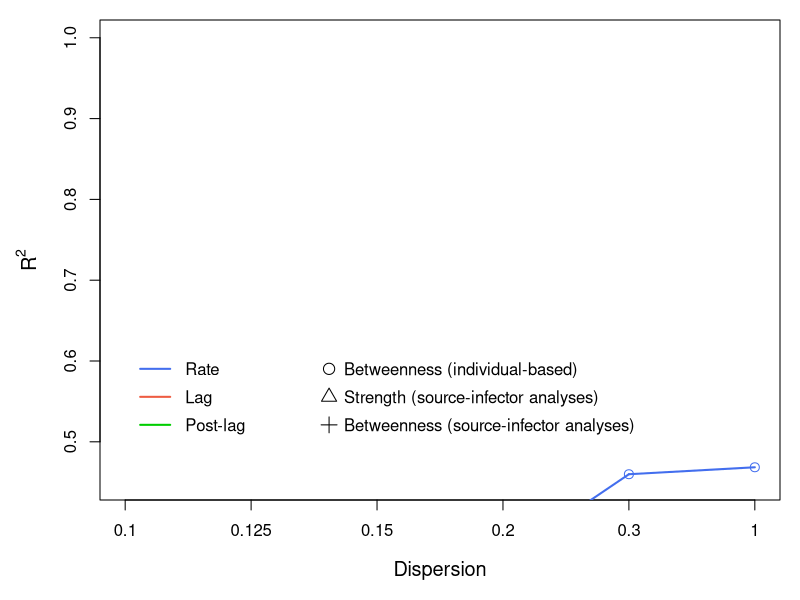

Generate this figure with R:
disp.names <- c("0.1", "0.125", "0.15", "0.2", "0.3", "1")

# network <- "expected"
network <- "observed"

col <- c("royalblue2", "tomato2", "green3")
lwd <- 2
if (network == "observed")
{
  ylim <- c(0.45, 1)        # y limits for graph - OBSERVED
} else if (network == "expected")
{
  ylim <- c(0, 0.6)         # y limits for graph - EXPECTED
}
y.intersp <- 1.4          # y spacing for legend
x.space <- 2.5            # x spacing for legend
point <- 1.5              # point size
label <- 1.2              # axis label size
leg.lab <- 1              # legend label size
axis <- 1                 # axis size

line <- function(y, col){
  for (i in 1:5){
    segments(i, y[i], i+1, y[i+1], col=col, lwd=lwd)
  }
}

if (network == "observed")
{
  # OBSERVED
  obs <- matrix(nrow=6, ncol=3)
  colnames(obs) <- c("Bet_r", "Bet_l", "Bet_p")
  rownames(obs) <- disp.names
  obs <- as.data.frame(obs)
  obs$Bet_r <- c(0.3293, 0.2838, 0.2509, 0.3545, 0.4599, 0.4685)
  obs$Bet_l <- c(0.07812, 0.05462, 0.0691, 0.1269, 0.1101, 0.1544)
  obs$Bet_p <- c(0.2743, 0.2734, 0.1613, 0.275, 0.3145, 0.2656)
  # OBSERVED - LEPER
  lep <- matrix(nrow=6, ncol=3)
  colnames(lep) <- c("Str_l", "Bet_r", "Bet_p")
  rownames(lep) <- disp.names
  lep <- as.data.frame(lep)
  lep$Bet_r <- c(0.016, 0.0328, 0.06016, 0.009354, 0.009404, 0.007343)
  lep$Str_l <- c(0.02884, 0.1029, 0.06085, 0.0469, 0.0541, 0.01961)
  lep$Bet_p <- c(0.01192, 0.0009899, 0.02723, 0.01358, 0.0135, 0.008741)
} else if  (network == "expected")
{
  exp <- matrix(nrow=6, ncol=6)
  colnames(exp) <- c("Eff_r", "Eff_l", "Eff_p", "Flo_r", "Flo_l", "Flo_p")
  rownames(exp) <- disp.names
  exp <- as.data.frame(exp)
  exp$Eff_r <- c(0.9963, 0.9963, 0.9965, 0.9975, 0.9978, 0.9976)
  exp$Eff_l <- c(0.9952, 0.9951, 0.9943, 0.9962, 0.9927, 0.976)
  exp$Eff_p <- c(0.9954, 0.9953, 0.9957, 0.9966, 0.9969, 0.9963)
  exp$Flo_r <- c(0.8167, 0.7974, 0.8215, 0.8844, 0.8515, 0.4733)
  exp$Flo_l <- c(0.8322, 0.8145, 0.8357, 0.8976, 0.8639, 0.4727)
  exp$Flo_p <- c(0.8124, 0.7927, 0.8173, 0.8805, 0.8471, 0.4706)
}



par(mar=c(5,5,1,1)) 
# Draw empty plot
plot(1, type="n",  xaxt="n",
     xlab="Dispersion", 
     ylab=expression(R^2), 
     xlim=c(1,6), 
     ylim=ylim, 
     cex.lab=label,
     cex.axis=axis)

# Change x-axis
axis(side = 1,
     at = 1:6,
     labels = disp.names,
     cex.axis = axis)


if (network == "expected")
{
  # ADD POINTS
  points(1:6, exp$Eff_r, col=col[1], pch=1, cex=point)
  points(1:6, exp$Eff_l, col=col[2], pch=1, cex=point)
  points(1:6, exp$Eff_p, col=col[3], pch=1, cex=point)
  points(1:6, exp$Flo_r, col=col[1], pch=2, cex=point)
  points(1:6, exp$Flo_l, col=col[2], pch=2, cex=point)
  points(1:6, exp$Flo_p, col=col[3], pch=2, cex=point)
  # ADD LINES
  line(exp$Eff_r, col[1])
  line(exp$Eff_l, col[2])
  line(exp$Eff_p, col[3])
  line(exp$Flo_r, col[1])
  line(exp$Flo_l, col[2])
  line(exp$Flo_p, col[3])
  # LEGEND
  legend(x.space, 0.6, 
       c("Efficiency", "Flow-betweenness"),
       bty="n",
       pch=c(1,2),
       cex=leg.lab,
       pt.cex = point,
       y.intersp=y.intersp)
} else if (network == "observed")
{
  # ADD POINTS
  points(1:6, obs$Bet_r, col=col[1], pch=1, cex=1.2)
  points(1:6, obs$Bet_l, col=col[2], pch=1, cex=1.2)
  points(1:6, obs$Bet_p, col=col[3], pch=1, cex=1.2)
  points(1:6, lep$Bet_r, col=col[1], pch=3, cex=1.2)
  points(1:6, lep$Str_l, col=col[2], pch=2, cex=1.2)
  points(1:6, lep$Bet_p, col=col[3], pch=3, cex=1.2)
  # ADD LINES
  line(obs$Bet_r, col[1])
  line(obs$Bet_l, col[2])
  line(obs$Bet_p, col[3])
  line(lep$Bet_r, col[1])
  line(lep$Str_l, col[2])
  line(lep$Bet_p, col[3])
  # LEGEND
  legend(x.space, 0.62, 
         c("Betweenness (individual-based)", "Strength (source-infector analyses)", "Betweenness (source-infector analyses)"),
         bty="n",
         pch=c(1,2,3),
         pt.cex=point,
         y.intersp=y.intersp)
}


# LEGEND
legend(1, 0.62, 
       c("Rate", "Lag", "Post-lag"),
       bty="n",
       lty=c(1,1,1),
       lwd=c(lwd,lwd,lwd),
       cex=leg.lab,
       col=col,
       y.intersp=y.intersp)

